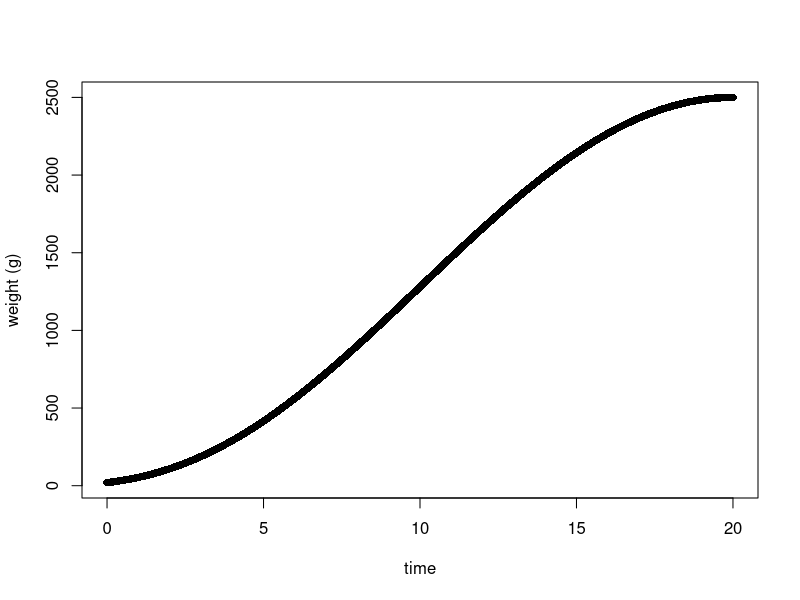
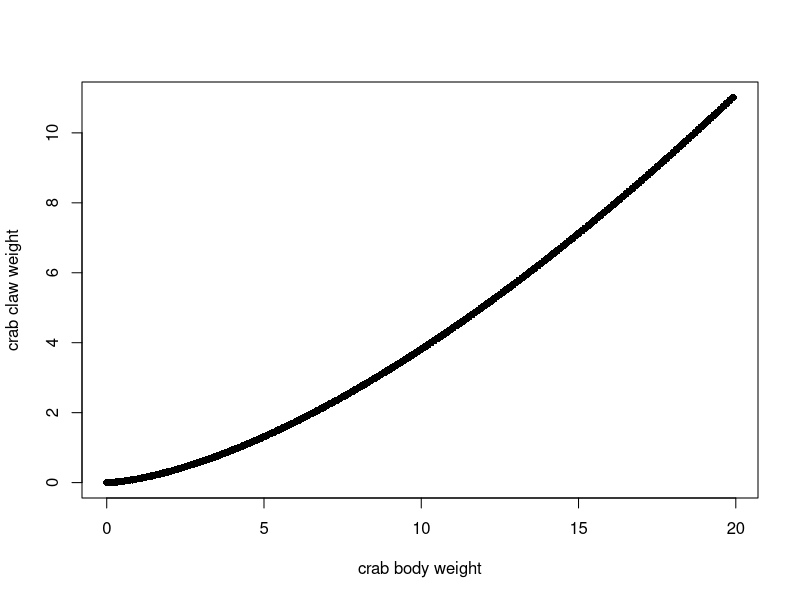
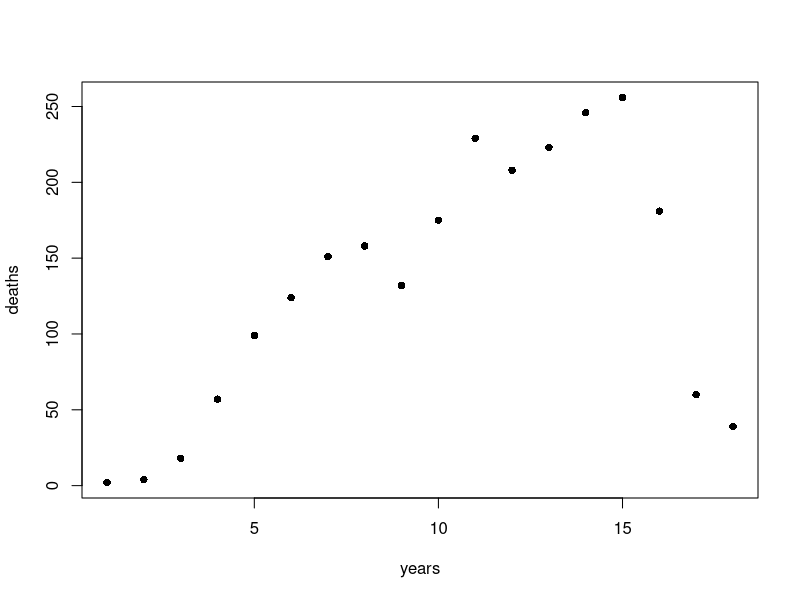
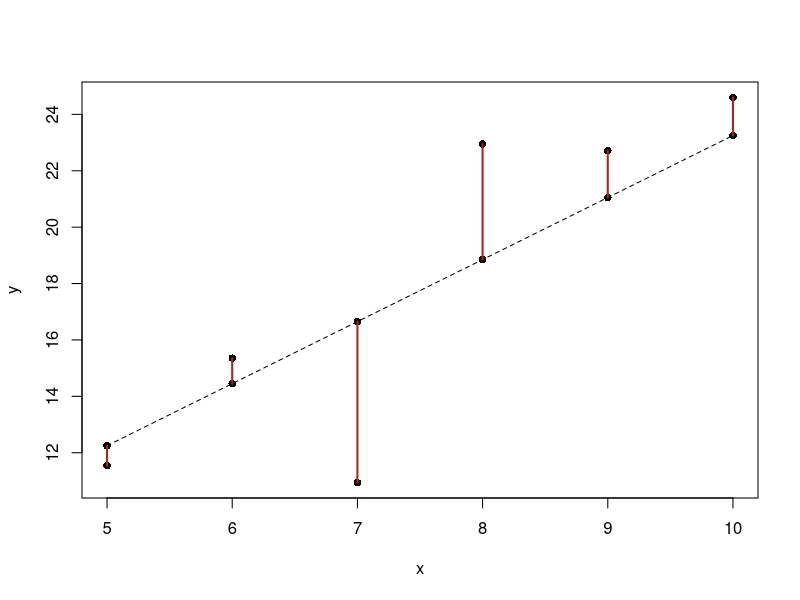
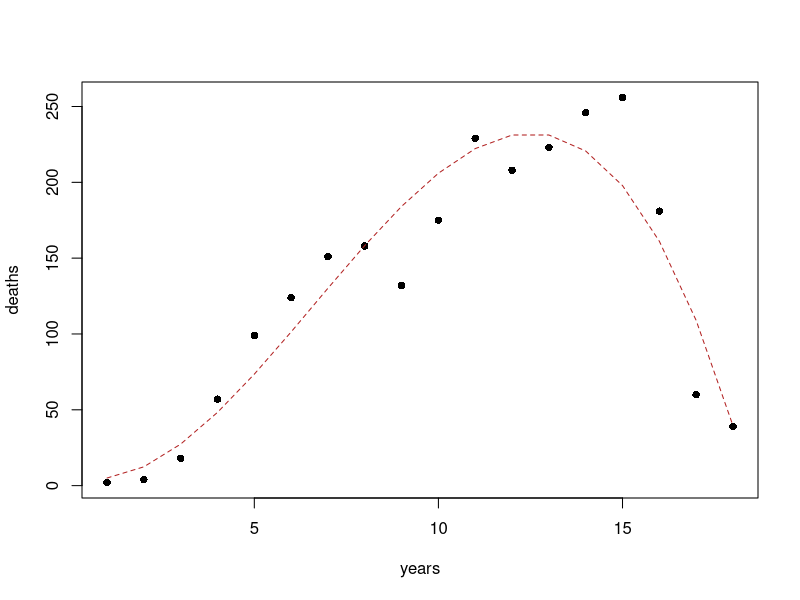

R code for these plots, in order:
## ---- chunk 1
#Since we already solved for W(t) in part one we can write this as a function 
W = function(t){
  return(0.02*(50 - ((t-20)^2)/10)^3)
}

t.vec = seq(0, 20, 0.01) 
#create a vector of time points from 0 to 20 going by 0.01.  
#Our vector will look like {0, 0.01, 0.02, 0.03, ..., 20.0}

W.vec = W(t.vec) 
#create a new vector where the time vector is plugged into the W function.

plot(t.vec, W(t.vec), xlab="time", ylab="weight (g)", pch=16) 
#plot the two vectors, change the x and y axis labels/titles and change how the points appear
## ---- chunk 2
t.450.vec = which(W.vec>=450) 
#returns a vector of the index of all the values of W.vec that are greater than or equal to 450

t.450.min = min(t.450.vec) 
#this provides the index of the first t.vec value that that is greater than or equal to 450

t.450.out = t.vec[t.450.min] 
#returns the t.vec value that is the first time that is greater than or equal to 450

t.450.out
## ---- chunk 3
#Write the claw weight function as a function of body weight. 
fc = function(W){
  return(0.11*W^1.54)
}

W.vec = seq(0.01,20, 0.1) 
#create a vector of body weights going from a value close to 0 (0.01) and increment by 0.1 until 20 is reached. 

C.vec = fc(W.vec) 
#plug in the body weight vector into the claw weight function to create a corresponding vector of claw weights

plot(W.vec, C.vec, xlab="crab body weight", ylab = "crab claw weight", pch=16) #plot the results. 

## ---- chunk 4
W.6.vec = which(W.vec>6)
#determine the index of the weight values that are greater than 6

W.6.min = min(W.6.vec)
#pull out the minimum index 
#(which is the first that has a weight greater than 6)

C.6 = C.vec[W.6.min]
#pull out the claw weight that corresponds to that weight

C.6
## ---- chunk 5
library("knitr")

years = seq(1981, 1989, 1)
years.2 = seq(1990, 1998, 1)
deaths = c(2,4,18,57,99,124,151,158, 132)
deaths.2 = c(175,229,208,223,246,256,181,60,39)

aids.df = data.frame(years, deaths, years.2, deaths.2)

kable(aids.df, col.names = c("year", "deaths", "year", "deaths"), format="latex", align="c")
## ---- chunk 6
years = seq(1981,1998)-1980
#our vector of years since 1980
deaths = c(2,4,18,57,99,124,151,158, 132,175,229,208,223,246,256,181,60,39)
#the deaths

aids.data = data.frame(years, deaths)
#create a dataframe of the data

plot(deaths~years, data=aids.data, pch=16)#plot the data.
## ---- chunk 7
cub.fun = function(parms, year){return(
  parms[1]*year^3 + parms[2]*year^2 + parms[3]*year + parms[4]
)}
#our cubic function
## ---- chunk 8
sse = function(parms, data){
  out = sum((cub.fun(parms, data[,1])-data[,2])^2)
  return(out)
}
#the sse function that tells us how well our model fits our data
## ---- chunk 9
set.seed(102)
x.vec = seq(5, 10)
act.data = 2*x.vec+1+rnorm(length(x.vec),0,3)
plot(act.data~x.vec, xlab="x", ylab="y", pch=16)

est.data = 2.2*x.vec+1.25

lines(est.data~x.vec, type="o", pch=16, lty="dashed")
segments(x.vec, act.data, x.vec, est.data, col="firebrick", lwd=2.0)

## ---- chunk 10
out = optim(c(0,0,0,0), fn=sse, data=aids.data, method="Nelder-Mead")
#use the optimizer to find the best fit values
#i.e. the values that have the lowest SSE.
## ---- chunk 11
fit.vals = out$par
#pull out the estimated values

best.mod = cub.fun(fit.vals, aids.data$years)
#plug in these values into our cubic function

plot(deaths~years, data=aids.data, pch=16)
lines(aids.data$years, best.mod, col='firebrick', lty="dashed")#plot our results
## ---- chunk 12
fit.vals
## ---- chunk 13
death.max = max(best.mod) 
#determine what the maximum value of deahts

death.max.index = which(best.mod==death.max)
#find the index of this value

death.max.year = years[death.max.index]
#pull out the corresponding year
## ---- chunk 14
death.max.year
## ---- chunk 15
death.max
